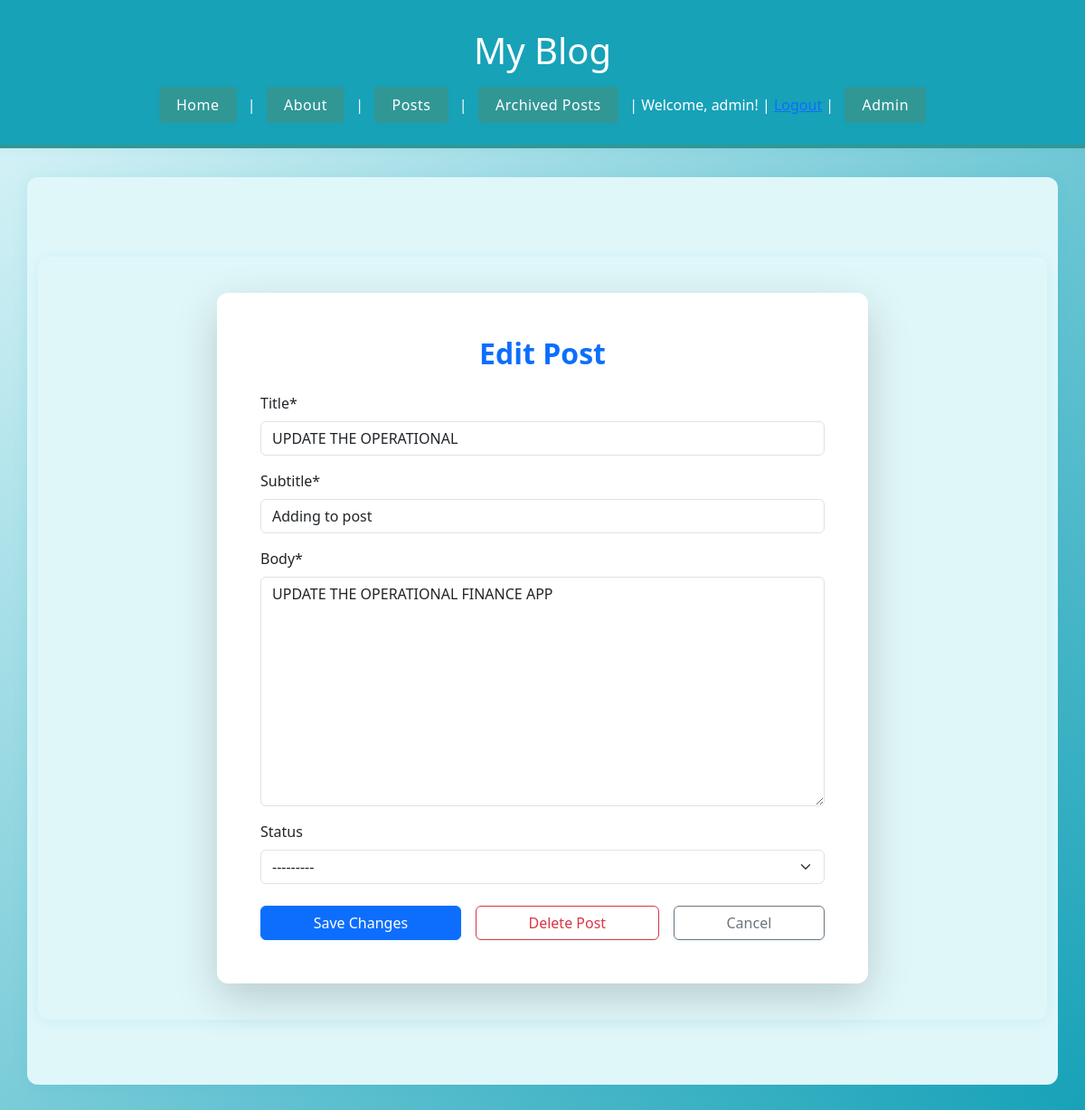
The page /posts/1/edit/ (signed in) on the database as committed earlier.
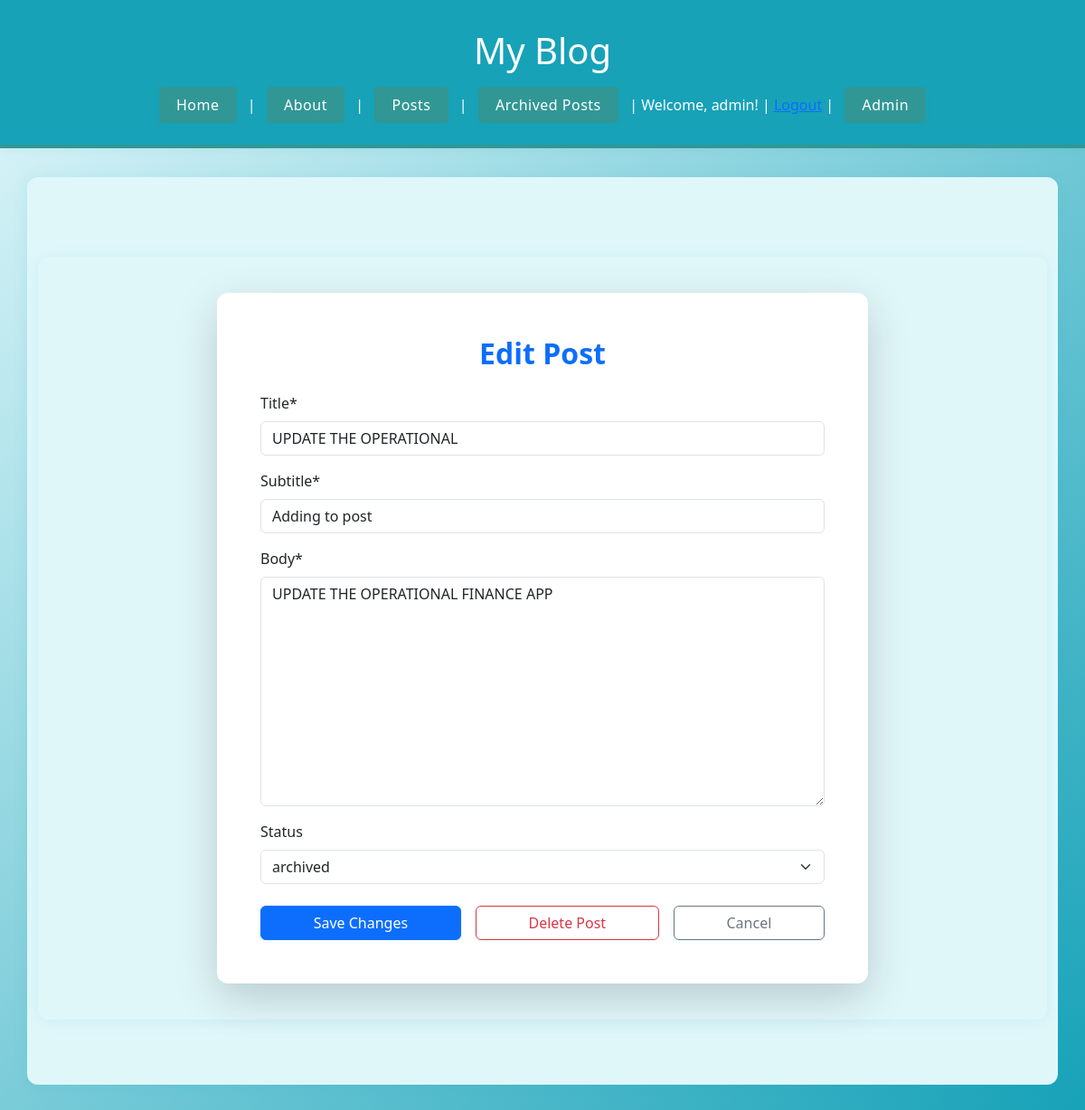
The same page on the database as committed later.
### posts/models.py (models this page shows, shortened)
class Post(models.Model):
	title = models.CharField(max_length=128)
	subtitle = models.CharField(max_length=256)
	body = models.TextField()
	created_on = models.DateTimeField(auto_now_add=True)
	author = models.ForeignKey(
		get_user_model(),
		on_delete=models.CASCADE
	)
	status = models.ForeignKey(
		Status,
		on_delete=models.DO_NOTHING,
		null=True,
		blank=True,
		related_name='posts'
	)

### posts/views.py (the view)
# urls.py: path('<int:pk>/edit/', PostUpdateView.as_view(), name='post_edit'),
class PostUpdateView(LoginRequiredMixin, UpdateView):
	template_name = "posts/edit.html"
	model = Post
	fields = ["title", "subtitle", "body", "status"]
	success_url = reverse_lazy("post_list")
	def get_queryset(self):
		return Post.objects.all()

### posts/models.py (called while the page is built)
	def __str__(self):
		return f"{self.name}"

### templates/posts/edit.html (shortened to what this page needs)
{% extends 'base.html' %}
{% load crispy_forms_tags %}
{% block content %}
<div class="container mt-5">
  <div class="row justify-content-center">
    <div class="col-lg-8">
      <div class="card shadow-lg border-0">
        <div class="card-body p-5">
          <h2 class="card-title mb-4 text-center fw-bold text-primary">Edit Post</h2>
          <form method="post" class="needs-validation" novalidate>
            {{ form|crispy }}
            <div class="d-flex gap-3 mt-4">
              <button type="submit" class="btn btn-primary flex-fill">Save Changes</button>
              <a href="{% url 'post_delete' post.id %}" class="btn btn-outline-danger flex-fill">Delete Post</a>
              <a href="{% url 'post_list' %}" class="btn btn-outline-secondary flex-fill">Cancel</a>
            </div>
          </form>
        </div>
      </div>
    </div>
  </div>
</div>
{% endblock %}

Rows that differ between the two databases and show on the page:
changed Post "UPDATE THE OPERATIONAL": status "---------" → "archived"
